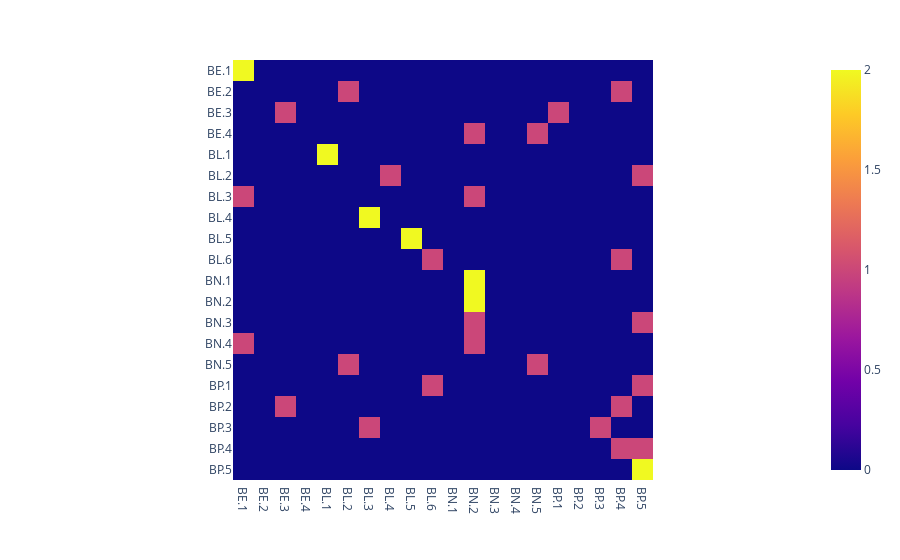

The notebook cell this image was saved under:
### Code cell


### Figure 1 — Plotly figure (JSON) as saved in the notebook; plotly's stock layout.template omitted (floating-point values rounded to 4 significant figures; data arrays with more than 128 entries replaced by an {"elided": "..."} marker saying what was removed)
{"data": [{"coloraxis": "coloraxis", "hovertemplate": "x: %{x}<br>y: %{y}<br>color: %{z}<extra></extra>", "name": "0", "type": "heatmap", "x": ["BE.1", "BE.2", "BE.3", "BE.4", "BL.1", "BL.2", "BL.3", "BL.4", "BL.5", "BL.6", "BN.1", "BN.2", "BN.3", "BN.4", "BN.5", "BP.1", "BP.2", "BP.3", "BP.4", "BP.5"], "xaxis": "x", "y": ["BE.1", "BE.2", "BE.3", "BE.4", "BL.1", "BL.2", "BL.3", "BL.4", "BL.5", "BL.6", "BN.1", "BN.2", "BN.3", "BN.4", "BN.5", "BP.1", "BP.2", "BP.3", "BP.4", "BP.5"], "yaxis": "y", "z": {"elided": "20x20 int values"}}], "layout": {"coloraxis": {"colorscale": [[0, "#0d0887"], [0.1111, "#46039f"], [0.2222, "#7201a8"], [0.3333, "#9c179e"], [0.4444, "#bd3786"], [0.5556, "#d8576b"], [0.6667, "#ed7953"], [0.7778, "#fb9f3a"], [0.8889, "#fdca26"], [1, "#f0f921"]]}, "margin": {"t": 60}, "xaxis": {"anchor": "y", "constrain": "domain", "domain": [0, 1], "scaleanchor": "y"}, "yaxis": {"anchor": "x", "autorange": "reversed", "constrain": "domain", "domain": [0, 1]}}}
